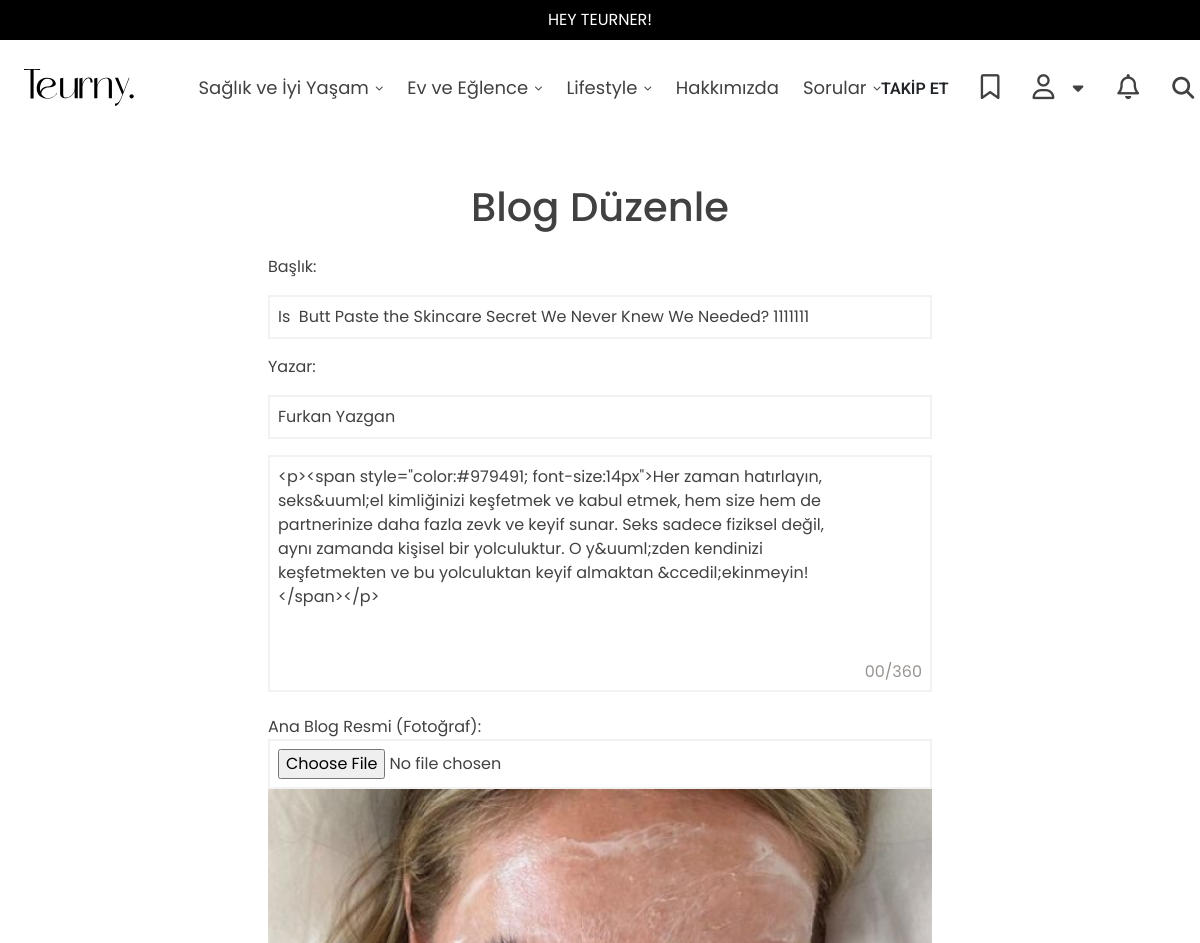
Page /blog/is-butt-paste-the-skincare-secret-we-never-knew-we-needed-1111111/edit/ (signed in, upper part) on the earlier database version.
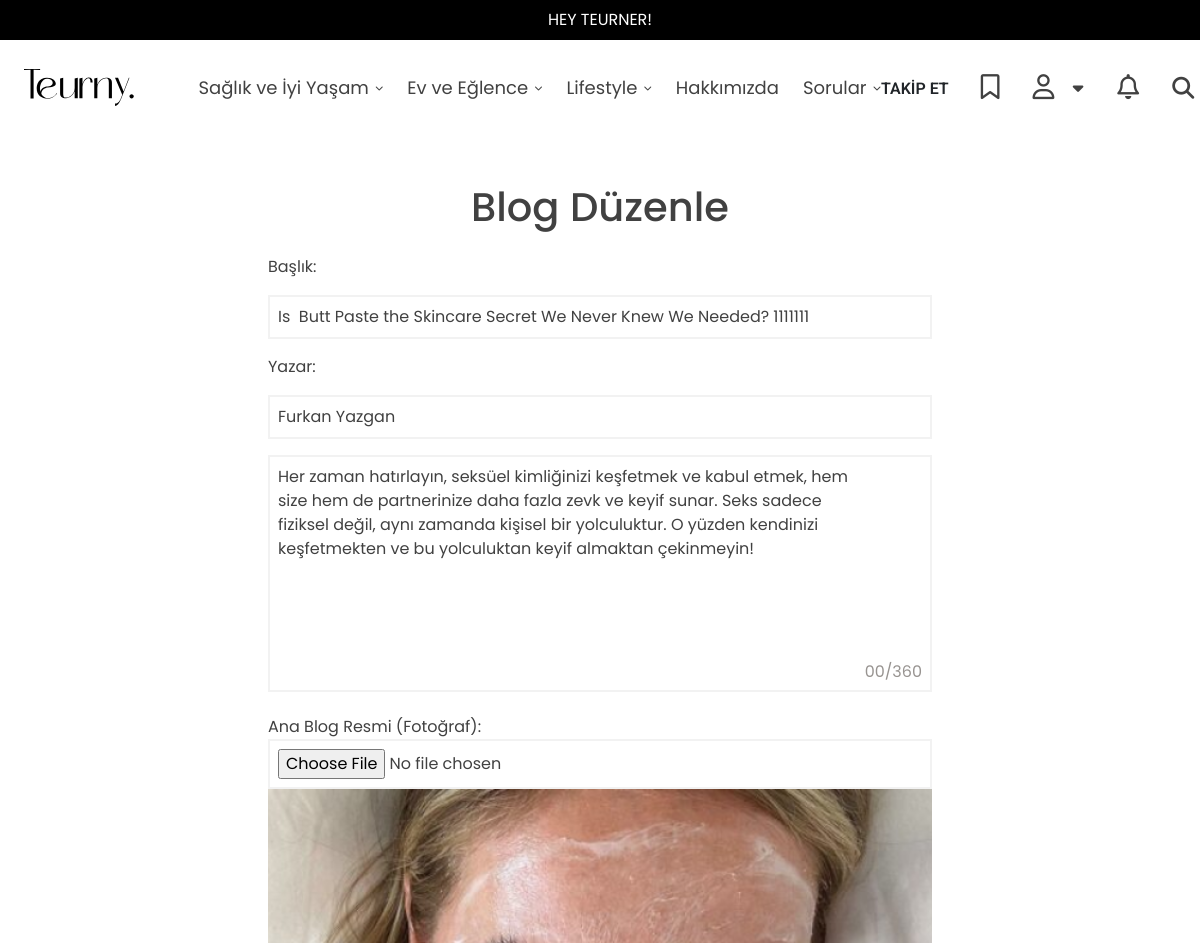
Same page on the later database version.
### tuerny_app/models.py (models this page shows, shortened)
class Blog(models.Model):
    category = models.ForeignKey('SubCategory', on_delete=models.SET_NULL, null=True, related_name="blogs")
    extra_categories = models.ManyToManyField('SubCategory', related_name="extra_blogs", blank=True)
    product = models.ForeignKey(Product, on_delete=models.SET_NULL, null=True, related_name="product_blog")
    extra_product = models.ManyToManyField(Product, related_name="extra_product_blog", blank=True)
    title = models.CharField(max_length=255)
    short_description = models.TextField(default="", null=True, blank=True)
    media = models.ImageField(upload_to='blog_media/', null=True, blank=True)
    media_extra = models.FileField(
        upload_to='blog_media/',
        null=True,
        blank=True,
        help_text="Medya dosyası (resim, video veya ses dosyası) yükleyebilirsiniz."
    )
    user = models.ForeignKey(
        'CustomUser',
        on_delete=models.CASCADE,
        related_name="blogs"
    )
    source = models.URLField(max_length=500, null=True, blank=True)  # Kaynak (isteğe bağlı)
    author = models.CharField(max_length=200, null=True, blank=True)  # Kaynak (isteğe bağlı)
    slug = models.SlugField(max_length=255, unique=True, blank=True)  # Slug alanı
    created_at = models.DateTimeField(auto_now_add=True)
    class Meta:
        ordering = ['-created_at']

### tuerny_app/views.py (the view, shortened to what this page needs)
# urls.py: path("blog/<slug:slug>/edit/", views.edit_blog, name="edit_blog"),
@login_required
def edit_blog(request, slug):
    blog_ = get_object_or_404(Blog, slug=slug)
    s_category = SubCategory.objects.all()
    return render(request, "tuerny_app/blog_edit.html", {"blog_": blog_,"s_cat": s_category, "contents": blog_.contents.all(), "products": Product.objects.all()})

### tuerny_app/context_processors.py (called while the page is built)
def categories_context(request):
    categories = MainCategory.objects.all()
    subcategories = SubCategory.objects.all()
    blogs = Blog.objects.all()
    return {
        'categories': categories,
        'subcategories': subcategories,
        'blog': blogs
    }

### tuerny_app/templates/tuerny_app/blog_edit.html (shortened to what this page needs)
{% extends 'base.html' %}
{% load static %}
{% block content %}
<div class="container mt-5" style="width: 60%;">
    <h1 class="text-center">Blog Düzenle</h1>
    <form method="post" enctype="multipart/form-data" class="ajaxFormFalse">
        <div class="mt-4 d-flex flex-column gap-3">
            <label>Başlık:</label>
            <input type="text" name="title" value="{{ blog_.title }}" class="teurny-input w-100">
            <label>Yazar:</label>
            <input type="text" name="author" value="{{ blog_.author }}" class="teurny-input w-100">
            <div class="limit-counter textarea-counter">
                <label for="short_description" id="content-counter" class="counter-area">00/360</label>
                <textarea name="short_description" class="teurny-input" id="counter-textarea" rows="8" maxlength="360"
                    placeholder="{{blog_.short_description}}" style="resize: none">{{blog_.short_description}}</textarea>
            </div>
            <div>
            <label>Ana Blog Resmi (Fotoğraf):</label>
            <input type="file" name="media" class="teurny-input w-100" accept="image/*">
            <img width="100%" src="{{blog_.media.url}}" alt="">
        </div>
        </div>
    </form>
</div>
{% endblock content %}

Differences in the rows shown:
changed Blog "Is Butt Paste the Skincare Secret We Never Knew We Needed? 1111111": short_description "<p><span style=\"color:#979491; font-size:14px\">Her zaman hatırlayın, seks&uuml;el kimliğinizi keşfetmek ve kabul etmek, hem size hem de partnerinize daha fazla zevk ve keyif sunar. Seks sadece fiziksel değil, aynı zamanda kişisel bir yolculuktur. O y&uuml;zden kendinizi keşfetmekten ve bu yolculuktan keyif almaktan &ccedil;ekinmeyin! </span></p>" → "Her zaman hatırlayın, seksüel kimliğinizi keşfetmek ve kabul etmek, hem size hem de partnerinize daha fazla zevk ve keyif sunar. Seks sadece fiziksel değil, aynı zamanda kişisel bir yolculuktur. O yüzden kendinizi keşfetmekten ve bu yolculuktan keyif almaktan çekinmeyin!"
